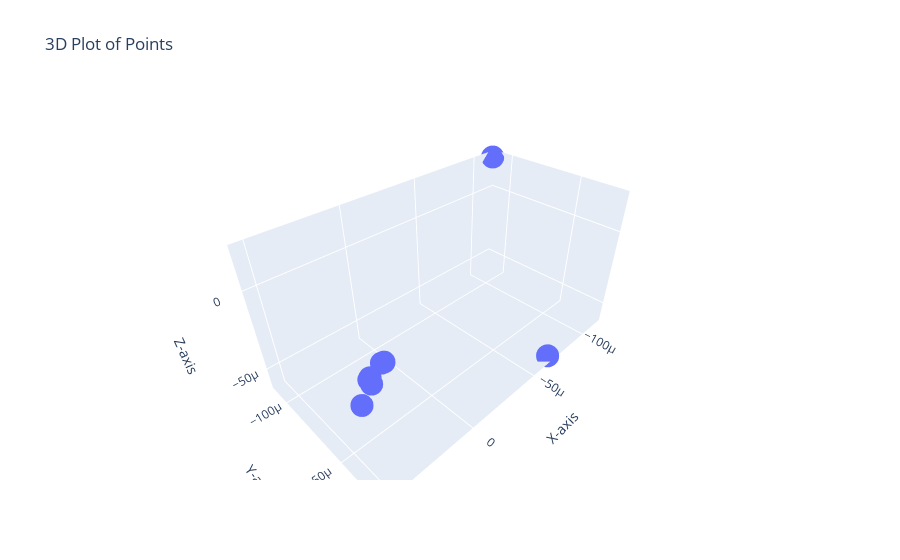

The code cell stored with this chart in its notebook:
### Code cell
MDS_2(12,10,0,0.3)

### Figure 1 — Plotly figure (JSON) as saved in the notebook; plotly's stock layout.template omitted (floating-point values rounded to 4 significant figures)
{"data": [{"mode": "markers", "type": "scatter3d", "x": [4.713e-05, 4.713e-05, 4.673e-05, 4.733e-05, 4.105e-05, 4.105e-05, 4.644e-05, 3.996e-05, 3.996e-05, 5.179e-05, -6.614e-05, -0.0001144], "y": [-3.207e-05, -3.207e-05, -3.206e-05, -3.208e-05, -3.189e-05, -3.189e-05, -3.209e-05, -3.186e-05, -3.186e-05, -3.231e-05, -2.317e-05, -0.0001122], "z": [-3.356e-06, -3.356e-06, -2.968e-06, -3.632e-06, 7.787e-07, 7.787e-07, -6.595e-06, 5.599e-07, 5.599e-07, -1.441e-05, -6.136e-05, 2.175e-05]}], "layout": {"scene": {"xaxis": {"title": {"text": "X-axis"}}, "yaxis": {"title": {"text": "Y-axis"}}, "zaxis": {"title": {"text": "Z-axis"}}}, "title": {"text": "3D Plot of Points"}}}
